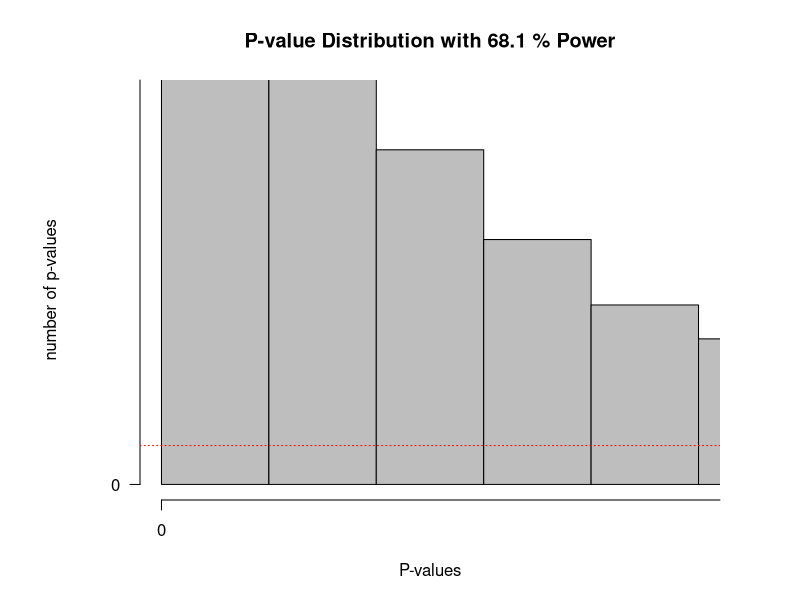

Here is the R script that generated this plot:
# Load pwr package to easily calculate the statistical power
if(!require(pwr)){install.packages('pwr')}
library(pwr)
# Disable scientific notation (1.05e10)
options(scipen = 999)
# Set number of simulations
nSims  <-  100000 # number of simulated experiments

# Mean IQ score in the sample (will be compared with 100 in a one-sample t-test)
M <- 115
# sample size of the simulated data
n <- 8 
# SD of the simulated data
SD <- 15 

# With a mean difference of 6, and SD of 15, and a sample size of 26, the test 
# has 50% power)

p <- numeric(nSims) # set up empty variable to store all simulated p-values
bars <- 100

# Run simulation
for(i in 1:nSims){ # for each simulated experiment
   # Simulate data with specified mean, standard deviation, and sample size
   x <- rnorm(n = n, mean = M, sd = SD) 
   # perform the t-test against mu (set to value you want to test against)
   z <- t.test(x, mu = 100)
   # get the p-value and store it
   p[i] <- z$p.value 
}

# Check power by summing significant p-values and dividing by number of 
# simulations
(sum(p < 0.05) / nSims) # power
# Calculate power formally by power analysis
# determines M when power > 0. When power = 0, will set  M = 100.
power <- pwr.t.test(d = (M - 100) / SD, n = n, sig.level = 0.05,
   type = "one.sample", alternative = "two.sided")$power 

# Plot figure
# png(file = "P-valueDist.png", width = 4000, height = 3000, , units = "px", 
#     res = 500)
# change white-space around graph
op <- par(mar = c(5, 7, 4, 4)) 
hist(p, breaks = bars, xlab = "P-values", ylab = "number of p-values\n", 
   axes = FALSE, main = paste("P-value Distribution with", 
      round(power * 100, digits = 1), "% Power"),
   col = "grey", xlim = c(0, 0.05),  ylim = c(0, 10000))
axis(side = 1, at = seq(0, 1, 0.1), labels = seq(0, 1, 0.1))
axis(side = 2, at = seq(0, nSims, nSims/4), labels = seq(0, nSims, nSims / 4), 
   las = 2)
abline(h = nSims / bars, col = "red", lty = 3)
# dev.off()

# ? Daniel Lakens, 2016. 
# This work is licensed under a Creative Commons 
# Attribution-NonCommercial-ShareAlike 4.0 International License. 
# https://creativecommons.org/licenses/by-nc-sa/4.0/


# Q1: Since the statistical power is the probability of observing a 
# statistically significant result, if there is a true effect, we can also see 
# the power in the figure itself. Where?
#     A) We can calculate the number of p-values larger than 0.5, and divide 
#        them by the number of simulations.
#     *B)* We can calculate the number of p-values in the first bar (which 
#        contains all ‘significant’ p-values from 0.00 to 0.05) and divide the 
#        p-values in this bar by the total number of simulations.
#     C) We can calculate the difference between p-values above 0.5 minus the 
#        p-values below 0.5, and divide this number by the total number of 
#        simulations.
#     D) We can calculate the difference between p-values above 0.5 minus the 
#        p-values below 0.05, and divide this number by the number of 
#        simulations. 

# Q2: Change the sample size in line 10 from n <- 26 to n <- 51. Run the 
# simulation by selecting all lines and pressing CTRL+Enter. What is the power 
# in the simulation now that we have increased the sample size from 26 people 
# to 51 people?
#     A) 55% 
#     B) 60% 
#     *C)* 80%
#     D) 95%

# Q3) If you look at the distribution of p-values, what do you notice?
#     A) The p-value distribution is exactly the same as with 50% power
#     *B)* The p-value distribution is much steeper than with 50% power
#     C) The p-value distribution is much flatter than with 50% power
#     D) The p-value distribution is much more normally distributed than with 
#        50% power

# Q4) What would happen when there is no true difference between our simulated 
# samples and the average IQ score? In this situation, we have no probability 
# to observe an effect, so you might say we have ‘0 power’. Some people prefer 
# to say power is not defined when there is no true effect. I tend to agree, but
# we can casually refer to this as 0 power. Change the mean IQ score in the 
# sample to 100 (set M<-106 to M<-100 in line 9) There is now no difference 
# between the average IQ score, and the mean IQ in our simulated sample. Run the
# script again. What do you notice?
#     A) The p-value distribution is exactly the same as with 50% power
#     B) The p-value distribution is much steeper than with 50% power
#     *C)* The p-value distribution is basically completely flat (ignoring some 
#        minor variation due to random noise in the simulation)
#     D) The p-value distribution is normally distributed

# Q5) Look at the leftmost bar in the plot, and look at the frequency of 
# p-values in this bar. What is the formal name for this bar?
#     A) The power (or true positives)
#     B) The true negatives
#     *C)* The Type 1 error (or false positives)
#     D) The Type 2 error (or false negatives)

# Q6) The plot from the last simulation tells you we have 90.5% power. This 
# is the power if we use an alpha of 5%. But we can also use an alpha of 1%. 
# What is the statistical power we have in the simulated studies when we 
# would use an alpha of 1%, looking at the graph? Pick the answer closest to 
# the answer from your simulations.
#     A) ±90%
#     *B)* ±75%
#     C) ±50%
#     D) ±5%

# Q7) When you know you have very high (e.g., 98%) power for the smallest 
# effect size you care about, and you observe a p-value of 0.045, what is 
# the correct conclusion?
#     A) The effect is significant, and provides strong support for the 
#        alternative hypothesis.
#     B) The effect is significant, but it is without any doubt a Type 1 error.
#     C) With high power, you should use an alpha level that is smaller than 
#        0.05, and therefore, this effect can not be considered significant.
#     *D)* The effect is significant, but it is more likely that the null-
#        hypothesis is true, than that the alternative hypothesis is true.

# Q8) Play around with the sample size and the mean IQ in the group (lines 9 and
# 10, and thus, with the statistical power in the simulated studies). Look at 
# the simulation result for the bar that contains p-values between 0.04 and 
# 0.05. [...] At the very best, how much more likely is a p-value between 0.04 
# and 0.05 to come from a p-value distribution representing a true effect, than 
# it is to come from a p-value distribution when there is no effect? [...]
#     A) At best, p-values between 0.04 and 0.05 are equally likely under the 
#        alternative hypothesis, and under the null hypothesis.
#     *B)* At best, p-values between 0.04 and 0.05 are approximately 4 times  
#        more likely under the alternative hypothesis, than under the null 
#        hypothesis.
#     C) At best, p-values between 0.04 and 0.05 are ±10 times more likely under
#        the alternative hypothesis, than under the null hypothesis.
#     D) At best, p-values between 0.04 and 0.05 are ±30 times more likely under
#        the alternative hypothesis, than under the null hypothesis
